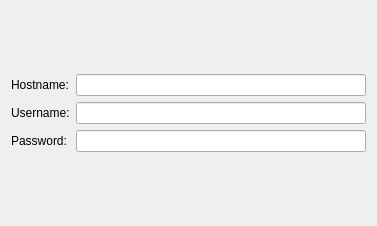
<?xml version="1.0" encoding="UTF-8"?>
<ui version="4.0">
 <class>ControllerEditWidget</class>
 <widget class="QWidget" name="ControllerEditWidget">
  <property name="geometry">
   <rect>
    <x>0</x>
    <y>0</y>
    <width>377</width>
    <height>226</height>
   </rect>
  </property>
  <property name="windowTitle">
   <string>Form</string>
  </property>
  <layout class="QGridLayout" name="gridLayout_2">
   <item row="0" column="0">
    <layout class="QGridLayout" name="gridLayout">
     <item row="2" column="0">
      <widget class="QLabel" name="label_3">
       <property name="text">
        <string>Password:</string>
       </property>
      </widget>
     </item>
     <item row="1" column="0">
      <widget class="QLabel" name="label_2">
       <property name="text">
        <string>Username:</string>
       </property>
      </widget>
     </item>
     <item row="0" column="0">
      <widget class="QLabel" name="label">
       <property name="text">
        <string>Hostname:</string>
       </property>
      </widget>
     </item>
     <item row="0" column="1">
      <widget class="QLineEdit" name="hostname"/>
     </item>
     <item row="1" column="1">
      <widget class="QLineEdit" name="username"/>
     </item>
     <item row="2" column="1">
      <widget class="QLineEdit" name="password">
       <property name="echoMode">
        <enum>QLineEdit::Password</enum>
       </property>
      </widget>
     </item>
    </layout>
   </item>
  </layout>
 </widget>
 <resources/>
 <connections/>
</ui>
